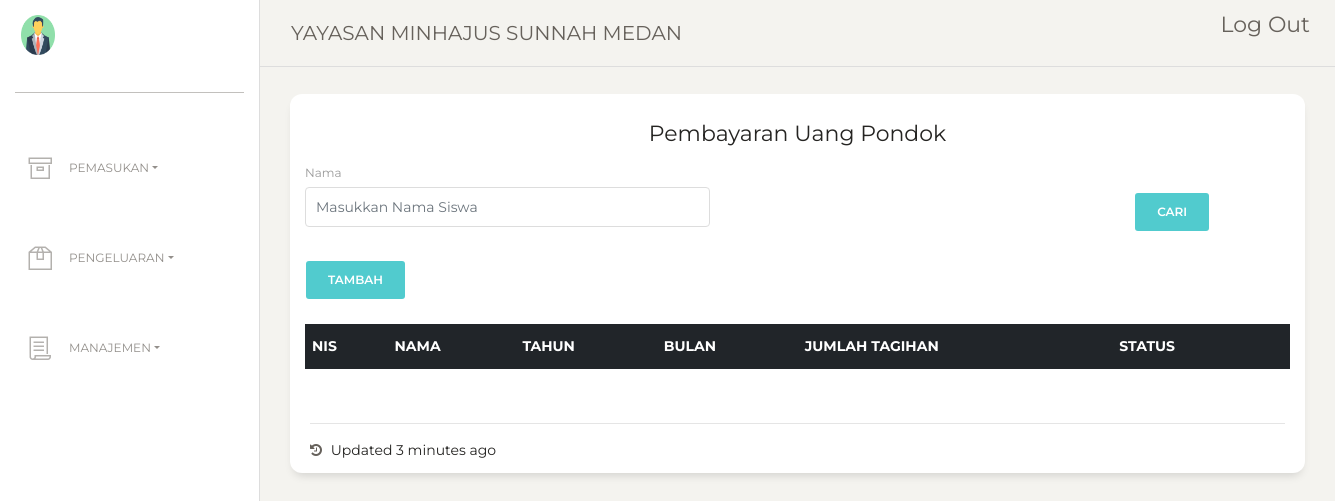
The page /index.php/pegawai_controller/uang_pondok on the database as committed earlier.
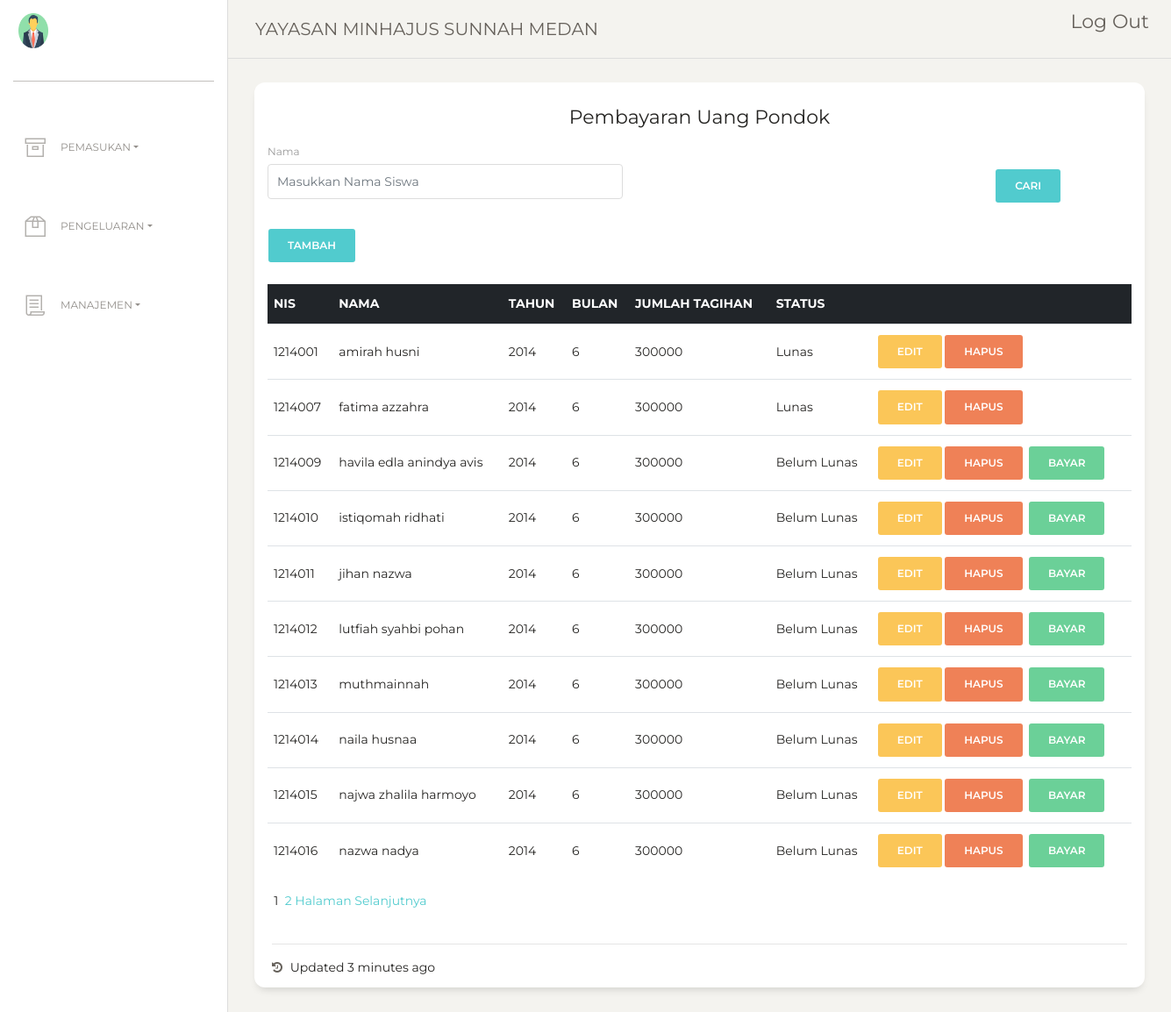
The same page on the database as committed later.
### tables this page shows
CREATE TABLE `uang_pondok` (
  `pembayaran_id` int(11) NOT NULL,
  `NIS` varchar(16) NOT NULL,
  `tagihan_id` int(11) NOT NULL DEFAULT '312',
  `tahun` int(5) NOT NULL,
  `bulan` int(5) NOT NULL,
  `status` enum('Lunas','Belum Lunas') NOT NULL DEFAULT 'Belum Lunas'
);

### index.php (called while the page is built, shortened)
<?php
require_once BASEPATH.'core/CodeIgniter.php';

### application/config/config.php (called while the page is built, shortened)
<?php
$config['base_url'] = 'http://localhost/Tubes/';
$config['index_page'] = 'index.php';
$config['uri_protocol']	= 'REQUEST_URI';
$config['url_suffix'] = '';
$config['language']	= 'english';
$config['charset'] = 'UTF-8';
$config['enable_hooks'] = FALSE;
$config['subclass_prefix'] = 'MY_';
$config['composer_autoload'] = FALSE;
$config['permitted_uri_chars'] = 'a-z 0-9~%.:_\-';
$config['enable_query_strings'] = FALSE;
$config['controller_trigger'] = 'c';
$config['function_trigger'] = 'm';
$config['directory_trigger'] = 'd';
$config['allow_get_array'] = TRUE;
$config['log_threshold'] = 0;
$config['log_path'] = '';
$config['log_file_extension'] = '';
$config['log_file_permissions'] = 0644;
$config['log_date_format'] = 'Y-m-d H:i:s';
$config['error_views_path'] = '';
$config['cache_path'] = '';
$config['cache_query_string'] = FALSE;
$config['encryption_key'] = '';
$config['sess_driver'] = 'files';
$config['sess_cookie_name'] = 'ci_session';
$config['sess_expiration'] = 7200;
$config['sess_save_path'] = NULL;
$config['sess_match_ip'] = FALSE;
$config['sess_time_to_update'] = 300;
$config['sess_regenerate_destroy'] = FALSE;
$config['cookie_prefix']	= '';
$config['cookie_domain']	= '';
$config['cookie_path']		= '/';
$config['cookie_secure']	= FALSE;
$config['cookie_httponly'] 	= FALSE;
$config['standardize_newlines'] = FALSE;
$config['global_xss_filtering'] = FALSE;
$config['csrf_protection'] = FALSE;
$config['csrf_token_name'] = 'csrf_test_name';
$config['csrf_cookie_name'] = 'csrf_cookie_name';
$config['csrf_expire'] = 7200;
$config['csrf_regenerate'] = TRUE;
$config['csrf_exclude_uris'] = array();
$config['compress_output'] = FALSE;
$config['time_reference'] = 'local';
$config['rewrite_short_tags'] = FALSE;
$config['proxy_ips'] = '';

### application/models/Pegawai_Model.php (called while the page is built, shortened)
<?php
class Pegawai_Model extends CI_Model {
	public function jumlah_data_pembayaran_pondok(){
		$result = $this->db->query("Select jumlah_data_pembayaran_pondok() as total");
		return $result->row();
	}
}

### application/views/Pages/Content/uang_pondok.php (the view, shortened to what this page needs)
<div class="row">
          <div class="col-lg-12 col-md-4 col-sm-6">
          </div>
        </div>
        <div class="row">
          <div class="col-md-12">
            <div class="card ">
              <div class="card-header ">
                <h5 class="card-title"><center>Pembayaran Uang Pondok</center></h5>
				<div class="form-row">
					<div class="form-group col-md-5">
						<form method="post" action="<?php echo base_url('index.php/Pegawai_Controller/cari_pondok')?>">
						<label for="inputEmail4">Nama</label>
						<input type="text" class="form-control" name="nama" placeholder="Masukkan Nama Siswa" required>
					</div>
					<div class="form-group col-md-3">
					</div>
					<div class="form-group col-md-2">
					</div>
					<div class="form-group col-md-2">
						<br/>
						<button type="submit" class="btn btn-primary">Cari</button>
					</div>
					</div>
						<button type="button" class="btn btn-primary" data-toggle="modal" data-target="#exampleModal">
							Tambah
						</button>
				</div>
              <div class="card-body ">
					<table class="table">
						<thead class="thead-dark">
							<tr>
								<th scope="col">NIS</th>
								<th scope="col">Nama</th>
								<th scope="col">Tahun</th>
								<th scope="col">Bulan</th>
								<th scope="col">Jumlah Tagihan</th>
								<th scope="col">Status</th>
								<th></th>
							</tr>
						</thead>
						<tbody>
							<?php
								foreach($data as $i){?>
								 <tr>
									<td><?php echo $i->NIS; ?></td>
									<td><?php echo $i->nama; ?></td>
									<td><?php echo $i->tahun; ?></td>
									<td><?php echo $i->bulan; ?></td>
									<td><?php echo $i->jumlah; ?></td>
									<td><?php echo $i->status; ?></td>
									<td><a class="btn btn-warning"  href="<?php echo base_url('index.php/Pegawai_Controller/edit_uang_pondok/').$i->pembayaran_id?>">Edit</a>&nbsp;<button type="button" class="btn btn-danger" data-toggle="modal" data-target="#exampleModal<?php echo $i->pembayaran_id?>">Hapus</button>&nbsp;
										<?php if($i->status != 'Lunas'){?>
										<a class="btn btn-success" href="<?php echo base_url('index.php/Pegawai_Controller/halaman_bayar_uang_pondok/').$i->pembayaran_id?>">Bayar</a></td>
									<?php } ?>
								</tr>
							<?php } ?>
						</tbody>
					</table>
					<center>
					<?php if(isset($pagination)){
						echo $pagination;
					}
						?>
					</center>
              </div>
              <div class="card-footer ">
                <hr>
                <div class="stats">
                  <i class="fa fa-history"></i> Updated 3 minutes ago
                </div>
              </div>
            </div>
          </div>
        </div>
        </div>

### application/views/Pages/main.php (shortened to what this page needs)
<!DOCTYPE html>
<html lang="en">
<head>
  <link href="https://maxcdn.bootstrapcdn.com/font-awesome/latest/css/font-awesome.min.css" rel="stylesheet">
  <link href="<?php echo base_url()?>assets/css/bootstrap.min.css" rel="stylesheet" />
  <link href="<?php echo base_url()?>assets/css/paper-dashboard.css?v=2.0.0" rel="stylesheet" />
  <link href="<?php echo base_url()?>assets/tabulator/dist/css/tabulator.min.css" rel="stylesheet" />
  <link href="<?php echo base_url()?>assets/demo/demo.css" rel="stylesheet" />
</head>
<body class="">
  <div class="wrapper ">
    <?php  $this->load->view('Pages/Layout/sidebar')?>
    <div class="main-panel">
      <?php  $this->load->view('Pages/Layout/navbar')?>
      <div class="content">
          <?php $this->load->view('Pages/Content/'.$this->session->userdata('halaman')); ?>
      </div>
    </div>
</body>
</html>

### application/views/Pages/Layout/sidebar.php (shortened to what this page needs)
<div class="sidebar" data-color="white" data-active-color="danger">
      <div class="logo">
        <a href="#" class="simple-text logo-mini">
          <div class="logo-image-small">
            <img src="<?php echo base_url('assets/img/guru.png')?>" width="80px" height="40px">
          </div>
        </a>
        <a href="#" class="simple-text logo-normal">
          <br/>
        </a>
      </div>
      <div class="sidebar-wrapper">
        <ul class="nav">
          <li>
            <a href="<?php echo base_url('index.php/Pegawai_Controller/dashboard')?>">
			  <a href="#pageSubmenu" data-toggle="collapse" aria-expanded="false" class="dropdown-toggle"><i class="nc-icon nc-box"></i>Pemasukan</a>
			  </a>
          </li>
          <li>
            <a href="./icons.html">
              <a href="#pageSubmenu2" data-toggle="collapse" aria-expanded="false" class="dropdown-toggle"><i class="nc-icon nc-box-2"></i>Pengeluaran</a>
			  </a>
          </li>
		  <li>
            <a href="./icons.html">
              <a href="#pageSubmenu3" data-toggle="collapse" aria-expanded="false" class="dropdown-toggle"><i class="nc-icon nc-paper"></i>Manajemen</a>
			  </a>
          </li>
        </ul>
      </div>
 </div>

### application/views/Pages/Layout/navbar.php (shortened to what this page needs)
  <nav class="navbar navbar-expand-lg navbar-absolute fixed-top navbar-transparent">
    <div class="container-fluid">
      <div class="navbar-wrapper">
        <a class="navbar-brand" href="<?php echo base_url('index.php/Pegawai_Controller/dashboard')?>">YAYASAN MINHAJUS SUNNAH MEDAN</a>
        <span class="col-md-3 offset-md-11">
  &nbsp;&nbsp;&nbsp;<a href="<?php echo base_url('index.php/Main_Controller/logout')?>" style="float:right"><h5>Log Out</h5></a>
</div>
    </div>
  </nav>

### application/controllers/Pegawai_Controller.php (shortened to what this page needs)
<?php
class Pegawai_Controller extends CI_Controller {
	public function __construct(){
		$this->load->database();
		$this->load->model('Main_Model');
		$this->load->model('Pegawai_Model');
		$this->load->model('Login_Model');
	}
	public function uang_pondok(){
		$jumlah_baris = $this->Pegawai_Model->jumlah_data_pembayaran_pondok();
		$page = ($this->uri->segment(3)) ? ($this->uri->segment(3) - 1) : 0;
		$config['base_url'] = base_url().'index.php/Pegawai_Controller/uang_pondok';
		$config['total_rows'] = $jumlah_baris->total;
		$config['per_page'] = 10;
		$config["uri_segment"] = 3;
            $config['num_links'] = 2;
            $config['use_page_numbers'] = TRUE;
            $config['reuse_query_string'] = TRUE;
            $config['full_tag_open'] = '<div class="pagination">';
            $config['full_tag_close'] = '</div>';
            $config['first_link'] = '&nbspHalaman Pertama&nbsp';
            $config['first_tag_open'] = '<span class="firstlink"></span>&nbsp <span>';
            $config['first_tag_close'] = '</span>';
            $config['last_link'] = '&nbspHalaman Terakhir&nbsp';
            $config['last_tag_open'] = '<span class="lastlink">';
            $config['last_tag_close'] = '</span>';
            $config['next_link'] = '&nbspHalaman Selanjutnya&nbsp';
            $config['next_tag_open'] = '<span class="nextlink">';
            $config['next_tag_close'] = '</span>';
            $config['prev_link'] = '&nbspHalaman Sebelumnya&nbsp';
            $config['prev_tag_open'] = '<span class="prevlink">';
            $config['prev_tag_close'] = '</span>';
            $config['cur_tag_open'] = '&nbsp<span class="curlink">&nbsp';
            $config['cur_tag_close'] = '</span>';
            $config['num_tag_open'] = '&nbsp<span class="numlink">&nbsp';
            $config['num_tag_close'] = '</span>';
		$this->pagination->initialize($config);
		$data['pagination'] = $this->pagination->create_links();
		$page = ($page * $config['per_page']);
		$data['data'] = $this->Pegawai_Model->pembayaran_pondok($config['per_page'],$page);
		$this->load->view('Pages/main',$data);
	}
}

Rows that differ between the two databases and show on the page:
added uang_pondok: NIS "1214001", nama "amirah husni", tahun "2014", bulan "6", jumlah "300000", status "Lunas"
added uang_pondok: NIS "1214007", nama "fatima azzahra", tahun "2014", bulan "6", jumlah "300000", status "Lunas"
added uang_pondok: NIS "1214009", nama "havila edla anindya avis", tahun "2014", bulan "6", jumlah "300000", status "Belum Lunas"
added uang_pondok: NIS "1214010", nama "istiqomah ridhati", tahun "2014", bulan "6", jumlah "300000", status "Belum Lunas"
added uang_pondok: NIS "1214011", nama "jihan nazwa", tahun "2014", bulan "6", jumlah "300000", status "Belum Lunas"
added uang_pondok: NIS "1214012", nama "lutfiah syahbi pohan", tahun "2014", bulan "6", jumlah "300000", status "Belum Lunas"
added uang_pondok: NIS "1214013", nama "muthmainnah", tahun "2014", bulan "6", jumlah "300000", status "Belum Lunas"
added uang_pondok: NIS "1214014", nama "naila husnaa", tahun "2014", bulan "6", jumlah "300000", status "Belum Lunas"
added uang_pondok: NIS "1214015", nama "najwa zhalila harmoyo", tahun "2014", bulan "6", jumlah "300000", status "Belum Lunas"
added uang_pondok: NIS "1214016", nama "nazwa nadya", tahun "2014", bulan "6", jumlah "300000", status "Belum Lunas"
Other text that changed with them:
$pagination: (not shown) → "1 2 Halaman Selanjutnya"
